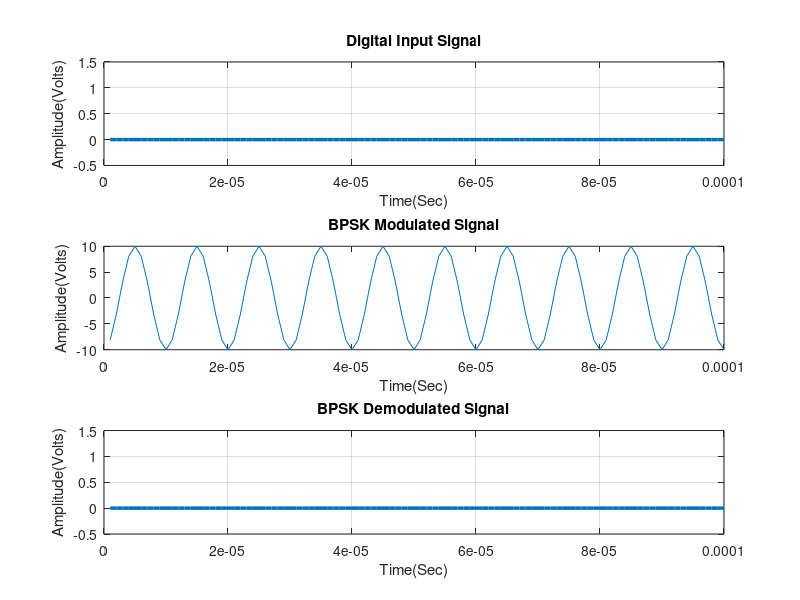

Write MATLAB code to recreate this figure.
% <<<<<<<<<<<<<<<<<<< BPSK Modulation and Demodulation >>>>>>>>>>>>>>>>>>>
clc, clear all, close all;
% ******************* Digital/Binary input information ********************
x = input('Enter Digital Input Information = ');   % Binary information as stream of bits (binary signal 0 or 1)
N = length(x);
Tb = 0.0001;   %Data rate = 1MHz i.e., bit period (second)
disp('Binary Input Information at Transmitter: ');
disp(x);
% ************* Represent input information as digital signal *************
nb = 100;   % Digital signal per bit
digit = []; 
for n = 1:1:N    
    if x(n) == 1;   
       sig = ones(1,nb);
    else x(n) == 0;
        sig = zeros(1,nb);
    end
     digit = [digit sig];
end
t1=Tb/nb:Tb/nb:nb*N*(Tb/nb);   % Time period 
figure('Name','BPSK Modulation and Demodulation','NumberTitle','off');
subplot(3,1,1);
plot(t1,digit,'lineWidth',2.5);
grid on;
axis([0 Tb*N -0.5 1.5]);
xlabel('Time(Sec)');
ylabel('Amplitude(Volts)');
title('Digital Input Signal');
% **************************** BPSK Modulation **************************** 
Ac = 10;      % Carrier amplitude for binary input  
br = 1/Tb;    % Bit rate
Fc = br*10;   % Carrier frequency 
Pc1 = 0;      % Carrier phase for binary input '1'
Pc2 = pi;     % Carrier phase for binary input '0'
t2 = Tb/nb:Tb/nb:Tb;   % Signal time                 
mod = [];
for (i = 1:1:N)
    if (x(i)==1)
        y = Ac*cos(2*pi*Fc*t2+Pc1);   % Modulation signal with carrier signal 1
    else
        y = Ac*cos(2*pi*Fc*t2+Pc2);   % Modulation signal with carrier signal 2
    end
    mod=[mod y];
end
t3=Tb/nb:Tb/nb:Tb*N;   % Time period
subplot(3,1,2);
plot(t3,mod);
xlabel('Time(Sec)');
ylabel('Amplitude(Volts)');
title('BPSK Modulated Signal');
% ********************* Transmitted signal x ******************************
x = mod;
% ********************* Channel model h and w *****************************
h = 1;   % Signal fading 
w = 0;   % Noise
% ********************* Received signal y *********************************
y = h.*x + w;   % Convolution
% *************************** BPSK Demodulation ***************************
s = length(t2);
demod = [];
for n = s:s:length(y)
  t4 = Tb/nb:Tb/nb:Tb;
  c = cos(2*pi*Fc*t4);      % carrier siignal 
  mm = c.*y((n-(s-1)):n);   % Convolution
  t5 = Tb/nb:Tb/nb:Tb;
  z = trapz(t5,mm);         % intregation 
  rz = round((2*z/Tb));                                     
  if(rz > Ac/2)             % Logical condition 
    a = 1;
  else
    a = 0;
  end
  demod = [demod a];
end
disp('Demodulated Binary Information at Receiver: ');
disp(demod);
% ********** Represent demodulated information as digital signal **********
digit = [];
for n = 1:length(demod);
    if demod(n) == 1;
       sig = ones(1,nb);
    else demod(n) == 0;
        sig = zeros(1,nb);
    end
     digit = [digit sig];
end
t5=Tb/nb:Tb/nb:nb*length(demod)*(Tb/nb);   % Time period
subplot(3,1,3)
plot(t5,digit,'LineWidth',2.5);grid on;
axis([0 Tb*length(demod) -0.5 1.5]);
xlabel('Time(Sec)');
ylabel('Amplitude(Volts)');
title('BPSK Demodulated Signal');
% ************************** End of the program ***************************